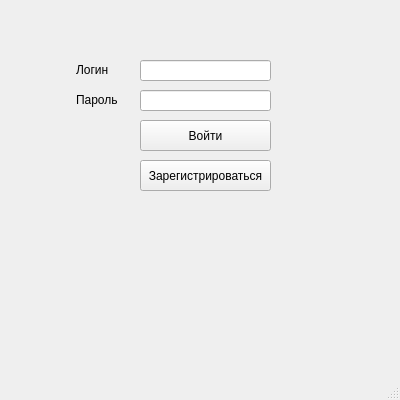
<?xml version="1.0" encoding="UTF-8"?>
<ui version="4.0">
 <class>MainWindow</class>
 <widget class="QMainWindow" name="MainWindow">
  <property name="geometry">
   <rect>
    <x>0</x>
    <y>0</y>
    <width>400</width>
    <height>400</height>
   </rect>
  </property>
  <property name="windowTitle">
   <string>MainWindow</string>
  </property>
  <widget class="QWidget" name="centralwidget">
   <widget class="QPushButton" name="pushButton">
    <property name="geometry">
     <rect>
      <x>140</x>
      <y>160</y>
      <width>131</width>
      <height>31</height>
     </rect>
    </property>
    <property name="text">
     <string>Зарегистрироваться</string>
    </property>
   </widget>
   <widget class="QPushButton" name="pushButton_2">
    <property name="geometry">
     <rect>
      <x>140</x>
      <y>120</y>
      <width>131</width>
      <height>31</height>
     </rect>
    </property>
    <property name="text">
     <string>Войти</string>
    </property>
   </widget>
   <widget class="QLineEdit" name="lineEdit">
    <property name="geometry">
     <rect>
      <x>140</x>
      <y>60</y>
      <width>131</width>
      <height>21</height>
     </rect>
    </property>
   </widget>
   <widget class="QLineEdit" name="lineEdit_2">
    <property name="geometry">
     <rect>
      <x>140</x>
      <y>90</y>
      <width>131</width>
      <height>21</height>
     </rect>
    </property>
    <property name="echoMode">
     <enum>QLineEdit::Password</enum>
    </property>
   </widget>
   <widget class="QLabel" name="label">
    <property name="geometry">
     <rect>
      <x>76</x>
      <y>60</y>
      <width>61</width>
      <height>20</height>
     </rect>
    </property>
    <property name="text">
     <string>Логин</string>
    </property>
   </widget>
   <widget class="QLabel" name="label_2">
    <property name="geometry">
     <rect>
      <x>76</x>
      <y>90</y>
      <width>61</width>
      <height>20</height>
     </rect>
    </property>
    <property name="text">
     <string>Пароль</string>
    </property>
   </widget>
   <widget class="QLabel" name="label_3">
    <property name="geometry">
     <rect>
      <x>6</x>
      <y>9</y>
      <width>391</width>
      <height>31</height>
     </rect>
    </property>
    <property name="text">
     <string/>
    </property>
   </widget>
  </widget>
  <widget class="QMenuBar" name="menubar">
   <property name="geometry">
    <rect>
     <x>0</x>
     <y>0</y>
     <width>400</width>
     <height>21</height>
    </rect>
   </property>
  </widget>
  <widget class="QStatusBar" name="statusbar"/>
 </widget>
 <resources/>
 <connections/>
</ui>
